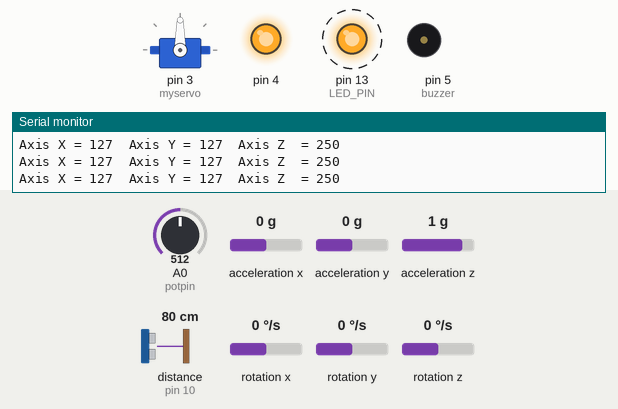
This sketch was run on a simulated Arduino Uno, built with avr-gcc and run on an emulated ATmega328P. On the bench: servo, output pins drawn as LEDs (lit = HIGH), buzzer (waves = sounding, pin HIGH), the last lines printed to the serial monitor. Wiring (inferred from the names in the program): ultrasonic range finder: trigger pin 9; echo pin 10. Dashed ring = blinking. Inputs (shaded band) come from the test bench; at power-on: A0 (potpin) = 512, acceleration x 0 g, distance to the obstacle (sensor on pin 10) 80 cm, acceleration y 0 g, acceleration z 1 g, rotation x 0 °/s, rotation y 0 °/s, rotation z 0 °/s. The echo pulse lasts 58.3 µs per cm; pins used as bus, display or sensor lines are not drawn.

Above: at 1.29 s.
1.3 s: A0 (potpin) set to 716
At 1.74 s:
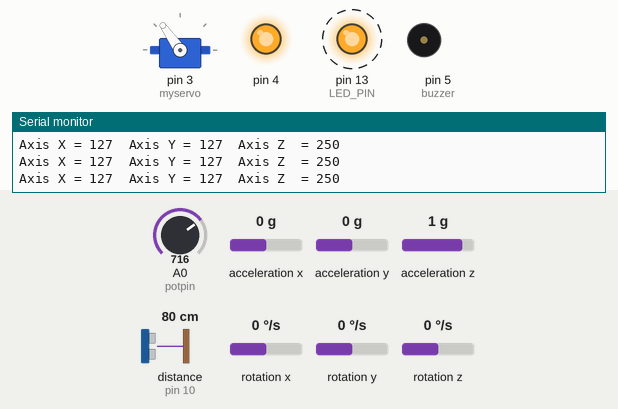
4.3 s: A0 (potpin) set to 992
At 4.9 s:
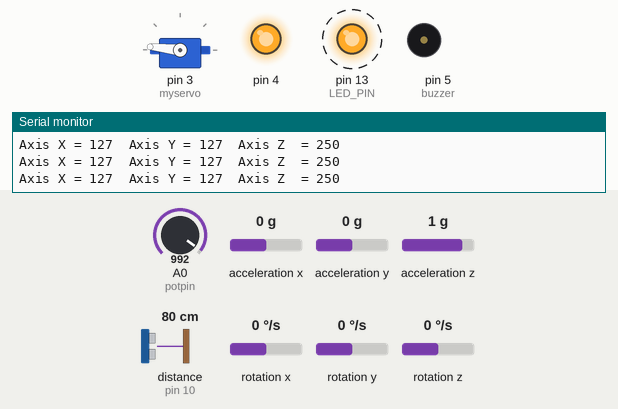
7.3 s: A0 (potpin) set to 306
At 7.83 s:
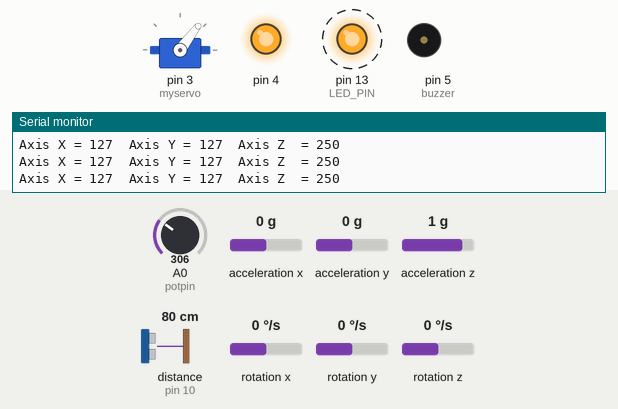
10.3 s: acceleration x set to -0.8 g
13.3 s: A0 (potpin) set to 30
At 13.91 s:
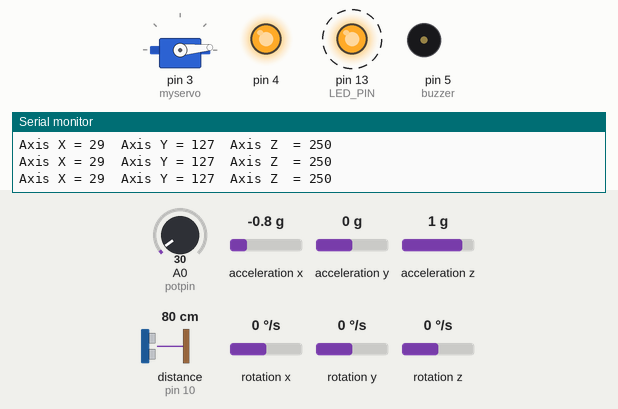
16.3 s: distance to the obstacle (sensor on pin 10) set to 2 cm
Timing chart, 0 to 20.3 s (numbered marks = the images above; inputs shaded):
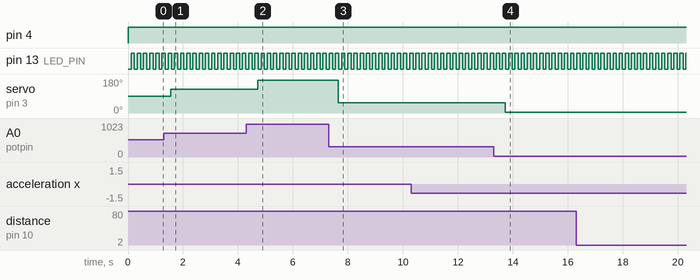

Measured:
- after the input at 1.3 s, servo on pin 3 (myservo): 90° → 125° after 0.26 s
- after the input at 4.3 s, servo on pin 3 (myservo): 125° → 174° after 0.41 s
- after the input at 7.3 s, servo on pin 3 (myservo): 174° → 53° after 0.34 s
- after the input at 13.3 s, servo on pin 3 (myservo): 53° → 5° after 0.42 s
- by itself, pin 13 (LED_PIN): alternates HIGH for 0.12 s and LOW for 0.10 s

The sketch:

combine1.ino
```cpp
#include <Servo.h>
#include "Wire.h"
#include "I2Cdev.h"
#include "MPU6050.h"

Servo myservo;
int potpin = 0;
int val;

const int trigPin = 9;
const int echoPin = 10;
long duration;
float distance;

MPU6050 mpu;
int16_t ax, ay, az;
int16_t gx, gy, gz;

struct MyData {
  byte X;
  byte Y;
  byte Z;
};

MyData data;

const int buzzer = 5;  // Pin connected to the LED
const int LED_PIN = 13;  // Pin connected to the LED
const int FLAT_THRESHOLD = 5000;  // Threshold value for surface detection

void setup() {
  Serial.begin(9600);
  myservo.attach(3);
  Wire.begin();
  mpu.initialize();
  pinMode(LED_PIN, OUTPUT);
  pinMode(buzzer, OUTPUT);
  pinMode(4, OUTPUT);
  pinMode(9, OUTPUT);
}

void loop() {
  digitalWrite(4, HIGH);
  digitalWrite(9, HIGH);

  // Ultrasonic sensor distance measurement
  digitalWrite(trigPin, LOW);
  delayMicroseconds(2);
  digitalWrite(trigPin, HIGH);
  delayMicroseconds(10);
  digitalWrite(trigPin, LOW);

  duration = pulseIn(echoPin, HIGH);
  distance = duration * 0.034 / 2;

  // Servo control with potentiometer
  val = analogRead(potpin);
  val = map(val, 0, 1023, 0, 180);

  // MPU6050 sensor data acquisition
  mpu.getMotion6(&ax, &ay, &az, &gx, &gy, &gz);
  data.X = map(ax, -17000, 17000, 0, 255 ); // X axis data
  data.Y = map(ay, -17000, 17000, 0, 255);
  data.Z = map(az, -17000, 17000, 0, 255);  // Y axis data

  // Surface detection using LED
  if (data.Z >= 8 && data.Z <= 13) {
    digitalWrite(LED_PIN, HIGH);

    digitalWrite(buzzer, HIGH);
    delay (100);
    digitalWrite(buzzer, LOW);
    delay (100);
    digitalWrite(buzzer, HIGH);
    delay (100);
    digitalWrite(buzzer, LOW);
    delay (100);
    digitalWrite(buzzer, HIGH);
    delay (50);
    digitalWrite(buzzer, LOW);
    delay (100);
    digitalWrite(buzzer, HIGH);
    delay (50);
    digitalWrite(buzzer, LOW);
  } else {
    digitalWrite(LED_PIN, LOW);   // Blink the LED if the surface is uneven
    delay(100);
    digitalWrite(LED_PIN, HIGH);
    delay(100);
  }

  myservo.write(val); // Set servo position after other computations
/*
  Serial.print("Servo Position: ");
  Serial.print(val);
  Serial.print(" - Distance: ");
  Serial.println(distance, 2);
*/
  Serial.print("Axis X = ");
  Serial.print(data.X);
  Serial.print("  ");
  Serial.print("Axis Y = ");
  Serial.print(data.Y);
  Serial.print("  ");
  Serial.print("Axis Z  = ");
  Serial.println(data.Z);

  delay(15); // Delay for the servo movement
}
```
